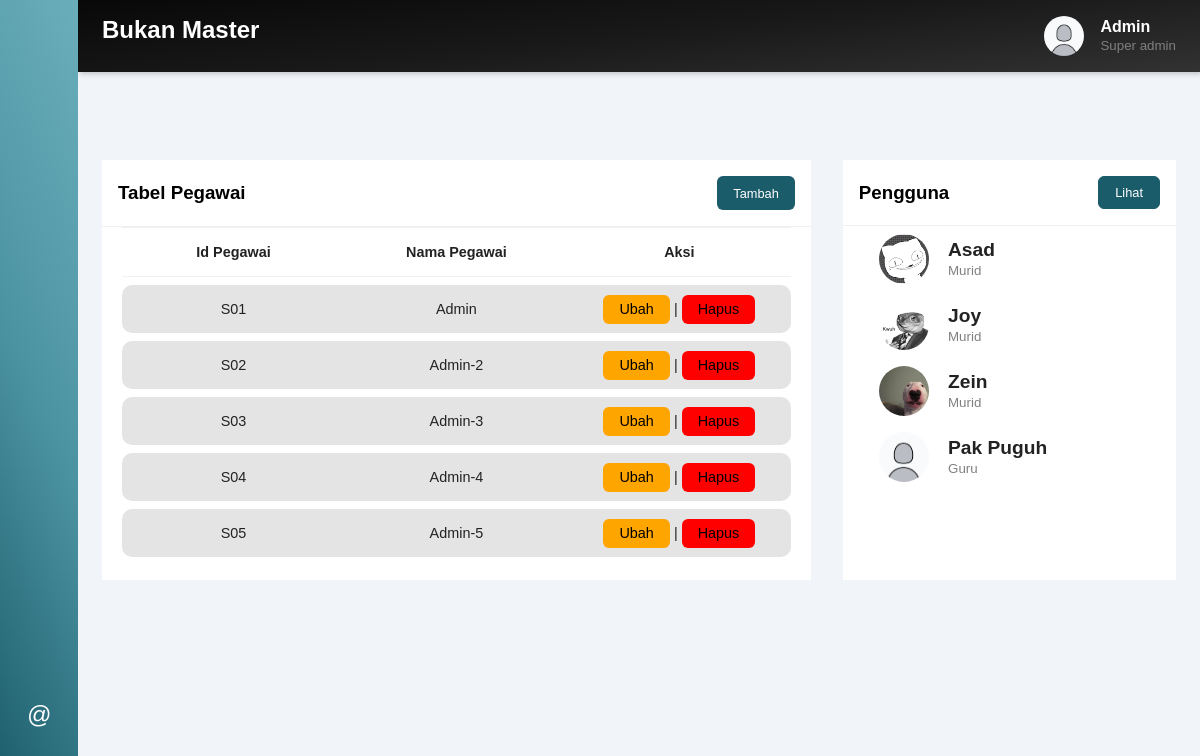
/uji_level_1/pegawai.php, run on the app's committed database.
### tables this page shows
CREATE TABLE `pegawai` (
  `id_pegawai` varchar(3) NOT NULL,
  `nama_pegawai` varchar(20) DEFAULT NULL
);

CREATE TABLE `pengguna` (
  `no_pengguna` varchar(10) NOT NULL,
  `nama_pengguna` varchar(20) DEFAULT NULL,
  `kategori` enum('Murid','Guru','Ruang') DEFAULT NULL,
  `fileActualExt` varchar(11) DEFAULT NULL
);

### uji_level_1/pegawai.php (the view, shortened to what this page needs)
<?php
include 'connect.php';
?>
<!DOCTYPE html>
<html lang="en">
<head>
    <link rel="stylesheet" href="style.css">
    <link rel="stylesheet" href="https://maxst.icons8.com/vue-static/landings/line-awesome/line-awesome/1.3.0/css/line-awesome.min.css">
</head>
<body>
    <div class="sidebar">
        <div class="sidebar-brand">
            <h2>
                <i class="las la-bars" id="btn"></i>
            </h2>
        </div>
        <ul class="nav_list">
            <li>
                <a href="home.php" class="menu">
                    <i class="las la-home"></i>
                </a>
            </li>
            <li class="dua">
                <a id="btn1" class="menu">
                    <i class="las la-users"></i>
                </a>
            </li>
            <li class="tiga">
                <a href="inventori.php" class="menu">
                    <i class="las la-box"></i>
                </a>
            </li>
            <li class="empat">
                <a href="peminjaman.php"  class="menu">
                    <i class="las la-receipt"></i>
                </a>
            </li>
            <li class="bawah">
                <a class="menu" id="btn2">
                    <i class="at">@</i>
                </a>
            </li>
        </ul>
    </div>
    <div class="main-content">
        <header>
            <div class="header-title">
                <h2>
                    <label for="">
                        Bukan Master
                    </label>
                </h2>
            </div>
            <div class="user-wrapper">
                <img src="gambar/poto.png" alt="">
                <div>
                    <h4>Admin</h4>
                    <small>Super admin</small>
                </div>
            </div>
        </header>
        <main>
            <div class="table-grid">
                <div class="pinjams">
                    <div class="card">
                        <div class="card-header">
                            <h3>Tabel Pegawai</h3>
                            <button id="tambah">Tambah</button>
                        </div>
                        <div class="card-body">
                            <table>
                                <thead>
                                    <tr>
                                        <td>Id Pegawai</td>
                                        <td>Nama Pegawai</td>
                                        <td>Aksi</td>
                                    </tr>
                                </thead>
                                <tbody>
                                    <?php
                                        $sql    = "SELECT * FROM pegawai";
                                        $query  = mysqli_query($connect,$sql);
                                        while($pgw = mysqli_fetch_array($query)){
                                            echo "<tr>";
                                            echo "<td class='td-start'>".$pgw['id_pegawai']."</td>";
                                            echo "<td>".$pgw['nama_pegawai']."</td>";
                                            echo "<td class='td-end'>";
                                            echo "<a href='formpegawai.php?id_pegawai=".$pgw['id_pegawai']."' type='button' class='button button-secondary'>Ubah</a> | ";
                                            echo "<a href='hapus.php?id_pegawai=".$pgw['id_pegawai']."' type='button' class='button button-danger'>Hapus</a>";
                                            echo "</td>";
                                            echo "</tr>";
                                        }
                                    ?>
                                </tbody>
                            </table>
                        </div>
                    </div>
                </div>
                <div class="penggunas">
                    <div class="card">
                        <div class="card-header">
                            <h3>Pengguna</h3>
                            <a href="pengguna.php" class="button-main">Lihat <span class="las la-arrow-right"></span></a>
                        </div>
                        <div class="card-body scrollpengguna">
                            <?php
                            $sql    = "SELECT * FROM pengguna";
                            $query  = mysqli_query($connect,$sql);
                            while($pgna = mysqli_fetch_array($query)){
                                echo "<div class='pengguna'>";
                                echo "<div class='info'>";
                                echo "<img src='uploads/".$pgna['no_pengguna'].".".$pgna['fileActualExt']."' class='wow'>";
                                echo "<div>";
                                echo "<h4>".$pgna['nama_pengguna']."</h4>";
                                echo "<small>".$pgna['kategori']."</small>";
                                echo "</div>";
                                echo "</div>";
                                echo "<div class='icon'>";
                                echo "</div>";
                                echo "</div>";
                            }
                            ?>
                        </div>
                    </div>
                </div>
            </div>
        </main>
    </div>
</body>
</html>

### uji_level_1/style.css (style rules this page uses)
:root { --main-color: rgb(27, 92, 106); --color-dark: lightgray; --text-gray: #808080; --font-quick: 'Quicksand', sans-serif; }
* { padding: 0; margin: 0; box-sizing: border-box; font-family: var(--font-quick); }
body { position: relative; min-height: 100vh; width: 100%; background: #f1f5f9; }
.sidebar { position: fixed; left: 0; top: 0; height: 100%; width: 78px; background: rgb(27, 92, 106); background: linear-gradient(66deg, rgba(27, 92, 106, 1) 0%, rgba(76, 147, 162, 1) 50%, rgba(107, 174, 187, 1) 100%); padding: 6px 14px; z-index: 100; transition: all 0.5s ease; }
.sidebar #btn { position: absolute; color: #fff; left: 50%; top: 6px; font-size: 24px; height: 50px; width: 50px; text-align: center; line-height: 50px; transform: translateX(-50%); }
.sidebar ul { margin-top: 36px; }
.sidebar ul li { position: relative; height: 50px; width: 100%; margin: 12px 0; list-style: none; line-height: 50px; }
.sidebar ul li a { color: #fff; display: flex; align-items: center; text-decoration: none; transition: all 0.3s ease; border-radius: 12px; white-space: nowrap; }
.sidebar ul li i { height: 50px; min-width: 50px; border-radius: 10px; line-height: 50px; text-align: center; font-size: 24px; }
.sidebar .bawah { transform: translateY(350px); cursor: pointer; }
ul li.dua { cursor: pointer; }
.main-content { width: calc(100% - 78px); left: 78px; height: 100%; position: absolute; transition: all 0.5s ease; }
header { background: rgb(50, 50, 50); background: linear-gradient(354deg, rgba(50, 50, 50, 1) 0%, rgba(25, 25, 25, 1) 50%, rgba(8, 8, 8, 1) 100%); display: flex; justify-content: space-between; padding: 1rem 1.5rem; box-shadow: 2px 2px 5px rgba(0,0,0,0.2); width: 100%; top: 0; }
header h2 { color: #fff; }
header h4 { color: #fff; }
.user-wrapper { display: flex; align-items: center; }
.user-wrapper img { height: 40px; width: 40px; border-radius: 50%; margin-right: 1rem; }
.user-wrapper small { display: inline-block; color: var(--text-gray); }
main { padding: 2rem 1.5rem; width: 100%; }
.table-grid { margin-top: 3.5rem; display: grid; grid-gap: 2rem; grid-template-columns: 66% auto; }
.card { background: #fff; height: 420px; width: 100%; }
.card-body { padding: 0 20px; }
.card-header { padding: 1rem; display: flex; justify-content: space-between; align-items: center; border-bottom: 1px solid #f0f0f0; }
button { cursor: pointer !important; border: none !important; }
.button { text-decoration: none; color: #000; padding: .4rem 1rem; border-radius: 6px; }
.button-main { text-decoration: none; color: #fff !important; font-size: .8rem; padding: .5rem 1rem; border-radius: 6px; border: 1px solid var(--main-color); background: var(--main-color); }
.button-secondary { background: orange; }
.button-danger { background: red; }
.card-header button { background: var(--main-color); border-radius: 6px; color: #fff; font-size: .8rem; padding: .6rem 1rem; border: 1px solid var(--main-color); }
.scrollpengguna { overflow-y: scroll; height: calc(100% - 80px); }
tbody { display: block; height: 18rem; overflow: auto; }
thead, tbody tr { display: table; width: 100%; table-layout: fixed; }
table { border-collapse: collapse; width: 100%; }
thead tr { border-top: 1px solid #f0f0f0; border-bottom: 1px solid #f0f0f0; }
tbody tr { margin-top: .5rem; }
thead td { font-weight: 700; }
thead td { text-align: center; }
tbody td { text-align: center; background: rgb(228, 228, 228); }
td { padding: 1rem 0; font-size: .9rem; color: #222; }
.td-start { border-radius: 10px 0 0 10px; }
.td-end { border-radius: 0 10px 10px 0; }
.pengguna { display: flex; justify-content: space-between; align-items: center; padding: .5rem 1rem; }
.info { display: flex; align-items: center; }
.info img { border-radius: 50%; margin-right: 1.2rem; }
.info h4 { font-size: 1.2rem; font-weight: 600; color: #222; }
.info small { font-weight: 500; color: var(--text-gray); }
.wow { object-fit: cover; height: 50px; width: 50px; }

### data on the page
pegawai: id_pegawai "S01", nama_pegawai "Admin"
pegawai: id_pegawai "S02", nama_pegawai "Admin-2"
pegawai: id_pegawai "S03", nama_pegawai "Admin-3"
pegawai: id_pegawai "S04", nama_pegawai "Admin-4"
pegawai: id_pegawai "S05", nama_pegawai "Admin-5"
pengguna: no_pengguna+fileActualExt (picture), nama_pengguna "Asad", kategori "Murid"
pengguna: no_pengguna (picture), nama_pengguna "Joy", kategori "Murid"
pengguna: no_pengguna (picture), nama_pengguna "Zein", kategori "Murid"
pengguna: no_pengguna (picture), nama_pengguna "Pak Puguh", kategori "Guru"
